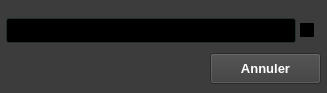
<?xml version="1.0" encoding="UTF-8"?>
<ui version="4.0">
 <class>YerithAdminSearchForm</class>
 <widget class="QWidget" name="YerithAdminSearchForm">
  <property name="geometry">
   <rect>
    <x>0</x>
    <y>0</y>
    <width>327</width>
    <height>93</height>
   </rect>
  </property>
  <property name="palette">
   <palette>
    <active>
     <colorrole role="WindowText">
      <brush brushstyle="SolidPattern">
       <color alpha="255">
        <red>255</red>
        <green>255</green>
        <blue>255</blue>
       </color>
      </brush>
     </colorrole>
     <colorrole role="Button">
      <brush brushstyle="SolidPattern">
       <color alpha="255">
        <red>60</red>
        <green>60</green>
        <blue>60</blue>
       </color>
      </brush>
     </colorrole>
     <colorrole role="Light">
      <brush brushstyle="SolidPattern">
       <color alpha="255">
        <red>90</red>
        <green>90</green>
        <blue>90</blue>
       </color>
      </brush>
     </colorrole>
     <colorrole role="Midlight">
      <brush brushstyle="SolidPattern">
       <color alpha="255">
        <red>75</red>
        <green>75</green>
        <blue>75</blue>
       </color>
      </brush>
     </colorrole>
     <colorrole role="Dark">
      <brush brushstyle="SolidPattern">
       <color alpha="255">
        <red>30</red>
        <green>30</green>
        <blue>30</blue>
       </color>
      </brush>
     </colorrole>
     <colorrole role="Mid">
      <brush brushstyle="SolidPattern">
       <color alpha="255">
        <red>40</red>
        <green>40</green>
        <blue>40</blue>
       </color>
      </brush>
     </colorrole>
     <colorrole role="Text">
      <brush brushstyle="SolidPattern">
       <color alpha="255">
        <red>255</red>
        <green>255</green>
        <blue>255</blue>
       </color>
      </brush>
     </colorrole>
     <colorrole role="BrightText">
      <brush brushstyle="SolidPattern">
       <color alpha="255">
        <red>255</red>
        <green>255</green>
        <blue>255</blue>
       </color>
      </brush>
     </colorrole>
     <colorrole role="ButtonText">
      <brush brushstyle="SolidPattern">
       <color alpha="255">
        <red>255</red>
        <green>255</green>
        <blue>255</blue>
       </color>
      </brush>
     </colorrole>
     <colorrole role="Base">
      <brush brushstyle="SolidPattern">
       <color alpha="255">
        <red>0</red>
        <green>0</green>
        <blue>0</blue>
       </color>
      </brush>
     </colorrole>
     <colorrole role="Window">
      <brush brushstyle="SolidPattern">
       <color alpha="255">
        <red>60</red>
        <green>60</green>
        <blue>60</blue>
       </color>
      </brush>
     </colorrole>
     <colorrole role="Shadow">
      <brush brushstyle="SolidPattern">
       <color alpha="255">
        <red>0</red>
        <green>0</green>
        <blue>0</blue>
       </color>
      </brush>
     </colorrole>
     <colorrole role="AlternateBase">
      <brush brushstyle="SolidPattern">
       <color alpha="255">
        <red>30</red>
        <green>30</green>
        <blue>30</blue>
       </color>
      </brush>
     </colorrole>
     <colorrole role="ToolTipBase">
      <brush brushstyle="SolidPattern">
       <color alpha="255">
        <red>255</red>
        <green>255</green>
        <blue>220</blue>
       </color>
      </brush>
     </colorrole>
     <colorrole role="ToolTipText">
      <brush brushstyle="SolidPattern">
       <color alpha="255">
        <red>0</red>
        <green>0</green>
        <blue>0</blue>
       </color>
      </brush>
     </colorrole>
     <colorrole role="PlaceholderText">
      <brush brushstyle="NoBrush">
       <color alpha="128">
        <red>255</red>
        <green>255</green>
        <blue>255</blue>
       </color>
      </brush>
     </colorrole>
    </active>
    <inactive>
     <colorrole role="WindowText">
      <brush brushstyle="SolidPattern">
       <color alpha="255">
        <red>255</red>
        <green>255</green>
        <blue>255</blue>
       </color>
      </brush>
     </colorrole>
     <colorrole role="Button">
      <brush brushstyle="SolidPattern">
       <color alpha="255">
        <red>60</red>
        <green>60</green>
        <blue>60</blue>
       </color>
      </brush>
     </colorrole>
     <colorrole role="Light">
      <brush brushstyle="SolidPattern">
       <color alpha="255">
        <red>90</red>
        <green>90</green>
        <blue>90</blue>
       </color>
      </brush>
     </colorrole>
     <colorrole role="Midlight">
      <brush brushstyle="SolidPattern">
       <color alpha="255">
        <red>75</red>
        <green>75</green>
        <blue>75</blue>
       </color>
      </brush>
     </colorrole>
     <colorrole role="Dark">
      <brush brushstyle="SolidPattern">
       <color alpha="255">
        <red>30</red>
        <green>30</green>
        <blue>30</blue>
       </color>
      </brush>
     </colorrole>
     <colorrole role="Mid">
      <brush brushstyle="SolidPattern">
       <color alpha="255">
        <red>40</red>
        <green>40</green>
        <blue>40</blue>
       </color>
      </brush>
     </colorrole>
     <colorrole role="Text">
      <brush brushstyle="SolidPattern">
       <color alpha="255">
        <red>255</red>
        <green>255</green>
        <blue>255</blue>
       </color>
      </brush>
     </colorrole>
     <colorrole role="BrightText">
      <brush brushstyle="SolidPattern">
       <color alpha="255">
        <red>255</red>
        <green>255</green>
        <blue>255</blue>
       </color>
      </brush>
     </colorrole>
     <colorrole role="ButtonText">
      <brush brushstyle="SolidPattern">
       <color alpha="255">
        <red>255</red>
        <green>255</green>
        <blue>255</blue>
       </color>
      </brush>
     </colorrole>
     <colorrole role="Base">
      <brush brushstyle="SolidPattern">
       <color alpha="255">
        <red>0</red>
        <green>0</green>
        <blue>0</blue>
       </color>
      </brush>
     </colorrole>
     <colorrole role="Window">
      <brush brushstyle="SolidPattern">
       <color alpha="255">
        <red>60</red>
        <green>60</green>
        <blue>60</blue>
       </color>
      </brush>
     </colorrole>
     <colorrole role="Shadow">
      <brush brushstyle="SolidPattern">
       <color alpha="255">
        <red>0</red>
        <green>0</green>
        <blue>0</blue>
       </color>
      </brush>
     </colorrole>
     <colorrole role="AlternateBase">
      <brush brushstyle="SolidPattern">
       <color alpha="255">
        <red>30</red>
        <green>30</green>
        <blue>30</blue>
       </color>
      </brush>
     </colorrole>
     <colorrole role="ToolTipBase">
      <brush brushstyle="SolidPattern">
       <color alpha="255">
        <red>255</red>
        <green>255</green>
        <blue>220</blue>
       </color>
      </brush>
     </colorrole>
     <colorrole role="ToolTipText">
      <brush brushstyle="SolidPattern">
       <color alpha="255">
        <red>0</red>
        <green>0</green>
        <blue>0</blue>
       </color>
      </brush>
     </colorrole>
     <colorrole role="PlaceholderText">
      <brush brushstyle="NoBrush">
       <color alpha="128">
        <red>255</red>
        <green>255</green>
        <blue>255</blue>
       </color>
      </brush>
     </colorrole>
    </inactive>
    <disabled>
     <colorrole role="WindowText">
      <brush brushstyle="SolidPattern">
       <color alpha="255">
        <red>30</red>
        <green>30</green>
        <blue>30</blue>
       </color>
      </brush>
     </colorrole>
     <colorrole role="Button">
      <brush brushstyle="SolidPattern">
       <color alpha="255">
        <red>60</red>
        <green>60</green>
        <blue>60</blue>
       </color>
      </brush>
     </colorrole>
     <colorrole role="Light">
      <brush brushstyle="SolidPattern">
       <color alpha="255">
        <red>90</red>
        <green>90</green>
        <blue>90</blue>
       </color>
      </brush>
     </colorrole>
     <colorrole role="Midlight">
      <brush brushstyle="SolidPattern">
       <color alpha="255">
        <red>75</red>
        <green>75</green>
        <blue>75</blue>
       </color>
      </brush>
     </colorrole>
     <colorrole role="Dark">
      <brush brushstyle="SolidPattern">
       <color alpha="255">
        <red>30</red>
        <green>30</green>
        <blue>30</blue>
       </color>
      </brush>
     </colorrole>
     <colorrole role="Mid">
      <brush brushstyle="SolidPattern">
       <color alpha="255">
        <red>40</red>
        <green>40</green>
        <blue>40</blue>
       </color>
      </brush>
     </colorrole>
     <colorrole role="Text">
      <brush brushstyle="SolidPattern">
       <color alpha="255">
        <red>30</red>
        <green>30</green>
        <blue>30</blue>
       </color>
      </brush>
     </colorrole>
     <colorrole role="BrightText">
      <brush brushstyle="SolidPattern">
       <color alpha="255">
        <red>255</red>
        <green>255</green>
        <blue>255</blue>
       </color>
      </brush>
     </colorrole>
     <colorrole role="ButtonText">
      <brush brushstyle="SolidPattern">
       <color alpha="255">
        <red>30</red>
        <green>30</green>
        <blue>30</blue>
       </color>
      </brush>
     </colorrole>
     <colorrole role="Base">
      <brush brushstyle="SolidPattern">
       <color alpha="255">
        <red>60</red>
        <green>60</green>
        <blue>60</blue>
       </color>
      </brush>
     </colorrole>
     <colorrole role="Window">
      <brush brushstyle="SolidPattern">
       <color alpha="255">
        <red>60</red>
        <green>60</green>
        <blue>60</blue>
       </color>
      </brush>
     </colorrole>
     <colorrole role="Shadow">
      <brush brushstyle="SolidPattern">
       <color alpha="255">
        <red>0</red>
        <green>0</green>
        <blue>0</blue>
       </color>
      </brush>
     </colorrole>
     <colorrole role="AlternateBase">
      <brush brushstyle="SolidPattern">
       <color alpha="255">
        <red>60</red>
        <green>60</green>
        <blue>60</blue>
       </color>
      </brush>
     </colorrole>
     <colorrole role="ToolTipBase">
      <brush brushstyle="SolidPattern">
       <color alpha="255">
        <red>255</red>
        <green>255</green>
        <blue>220</blue>
       </color>
      </brush>
     </colorrole>
     <colorrole role="ToolTipText">
      <brush brushstyle="SolidPattern">
       <color alpha="255">
        <red>0</red>
        <green>0</green>
        <blue>0</blue>
       </color>
      </brush>
     </colorrole>
     <colorrole role="PlaceholderText">
      <brush brushstyle="NoBrush">
       <color alpha="128">
        <red>255</red>
        <green>255</green>
        <blue>255</blue>
       </color>
      </brush>
     </colorrole>
    </disabled>
   </palette>
  </property>
  <property name="font">
   <font>
    <pointsize>10</pointsize>
   </font>
  </property>
  <property name="windowTitle">
   <string>Yerith-pgi-3.0 ~ administration ~ rechercher</string>
  </property>
  <widget class="YerithLineEdit" name="lineEdit_terme_recherche">
   <property name="geometry">
    <rect>
     <x>6</x>
     <y>18</y>
     <width>290</width>
     <height>25</height>
    </rect>
   </property>
   <property name="palette">
    <palette>
     <active>
      <colorrole role="WindowText">
       <brush brushstyle="SolidPattern">
        <color alpha="255">
         <red>255</red>
         <green>255</green>
         <blue>255</blue>
        </color>
       </brush>
      </colorrole>
      <colorrole role="Button">
       <brush brushstyle="SolidPattern">
        <color alpha="255">
         <red>47</red>
         <green>67</green>
         <blue>67</blue>
        </color>
       </brush>
      </colorrole>
      <colorrole role="Light">
       <brush brushstyle="SolidPattern">
        <color alpha="255">
         <red>70</red>
         <green>100</green>
         <blue>100</blue>
        </color>
       </brush>
      </colorrole>
      <colorrole role="Midlight">
       <brush brushstyle="SolidPattern">
        <color alpha="255">
         <red>58</red>
         <green>83</green>
         <blue>83</blue>
        </color>
       </brush>
      </colorrole>
      <colorrole role="Dark">
       <brush brushstyle="SolidPattern">
        <color alpha="255">
         <red>23</red>
         <green>33</green>
         <blue>33</blue>
        </color>
       </brush>
      </colorrole>
      <colorrole role="Mid">
       <brush brushstyle="SolidPattern">
        <color alpha="255">
         <red>31</red>
         <green>44</green>
         <blue>44</blue>
        </color>
       </brush>
      </colorrole>
      <colorrole role="Text">
       <brush brushstyle="SolidPattern">
        <color alpha="255">
         <red>255</red>
         <green>255</green>
         <blue>255</blue>
        </color>
       </brush>
      </colorrole>
      <colorrole role="BrightText">
       <brush brushstyle="SolidPattern">
        <color alpha="255">
         <red>255</red>
         <green>255</green>
         <blue>255</blue>
        </color>
       </brush>
      </colorrole>
      <colorrole role="ButtonText">
       <brush brushstyle="SolidPattern">
        <color alpha="255">
         <red>255</red>
         <green>255</green>
         <blue>255</blue>
        </color>
       </brush>
      </colorrole>
      <colorrole role="Base">
       <brush brushstyle="SolidPattern">
        <color alpha="255">
         <red>0</red>
         <green>0</green>
         <blue>0</blue>
        </color>
       </brush>
      </colorrole>
      <colorrole role="Window">
       <brush brushstyle="SolidPattern">
        <color alpha="255">
         <red>47</red>
         <green>67</green>
         <blue>67</blue>
        </color>
       </brush>
      </colorrole>
      <colorrole role="Shadow">
       <brush brushstyle="SolidPattern">
        <color alpha="255">
         <red>0</red>
         <green>0</green>
         <blue>0</blue>
        </color>
       </brush>
      </colorrole>
      <colorrole role="Highlight">
       <brush brushstyle="SolidPattern">
        <color alpha="255">
         <red>0</red>
         <green>0</green>
         <blue>0</blue>
        </color>
       </brush>
      </colorrole>
      <colorrole role="HighlightedText">
       <brush brushstyle="SolidPattern">
        <color alpha="255">
         <red>2</red>
         <green>160</green>
         <blue>70</blue>
        </color>
       </brush>
      </colorrole>
      <colorrole role="AlternateBase">
       <brush brushstyle="SolidPattern">
        <color alpha="255">
         <red>23</red>
         <green>33</green>
         <blue>33</blue>
        </color>
       </brush>
      </colorrole>
      <colorrole role="ToolTipBase">
       <brush brushstyle="SolidPattern">
        <color alpha="255">
         <red>255</red>
         <green>255</green>
         <blue>220</blue>
        </color>
       </brush>
      </colorrole>
      <colorrole role="ToolTipText">
       <brush brushstyle="SolidPattern">
        <color alpha="255">
         <red>0</red>
         <green>0</green>
         <blue>0</blue>
        </color>
       </brush>
      </colorrole>
      <colorrole role="PlaceholderText">
       <brush brushstyle="NoBrush">
        <color alpha="128">
         <red>255</red>
         <green>255</green>
         <blue>255</blue>
        </color>
       </brush>
      </colorrole>
     </active>
     <inactive>
      <colorrole role="WindowText">
       <brush brushstyle="SolidPattern">
        <color alpha="255">
         <red>255</red>
         <green>255</green>
         <blue>255</blue>
        </color>
       </brush>
      </colorrole>
      <colorrole role="Button">
       <brush brushstyle="SolidPattern">
        <color alpha="255">
         <red>47</red>
         <green>67</green>
         <blue>67</blue>
        </color>
       </brush>
      </colorrole>
      <colorrole role="Light">
       <brush brushstyle="SolidPattern">
        <color alpha="255">
         <red>70</red>
         <green>100</green>
         <blue>100</blue>
        </color>
       </brush>
      </colorrole>
      <colorrole role="Midlight">
       <brush brushstyle="SolidPattern">
        <color alpha="255">
         <red>58</red>
         <green>83</green>
         <blue>83</blue>
        </color>
       </brush>
      </colorrole>
      <colorrole role="Dark">
       <brush brushstyle="SolidPattern">
        <color alpha="255">
         <red>23</red>
         <green>33</green>
         <blue>33</blue>
        </color>
       </brush>
      </colorrole>
      <colorrole role="Mid">
       <brush brushstyle="SolidPattern">
        <color alpha="255">
         <red>31</red>
         <green>44</green>
         <blue>44</blue>
        </color>
       </brush>
      </colorrole>
      <colorrole role="Text">
       <brush brushstyle="SolidPattern">
        <color alpha="255">
         <red>255</red>
         <green>255</green>
         <blue>255</blue>
        </color>
       </brush>
      </colorrole>
      <colorrole role="BrightText">
       <brush brushstyle="SolidPattern">
        <color alpha="255">
         <red>255</red>
         <green>255</green>
         <blue>255</blue>
        </color>
       </brush>
      </colorrole>
      <colorrole role="ButtonText">
       <brush brushstyle="SolidPattern">
        <color alpha="255">
         <red>255</red>
         <green>255</green>
         <blue>255</blue>
        </color>
       </brush>
      </colorrole>
      <colorrole role="Base">
       <brush brushstyle="SolidPattern">
        <color alpha="255">
         <red>0</red>
         <green>0</green>
         <blue>0</blue>
        </color>
       </brush>
      </colorrole>
      <colorrole role="Window">
       <brush brushstyle="SolidPattern">
        <color alpha="255">
         <red>47</red>
         <green>67</green>
         <blue>67</blue>
        </color>
       </brush>
      </colorrole>
      <colorrole role="Shadow">
       <brush brushstyle="SolidPattern">
        <color alpha="255">
         <red>0</red>
         <green>0</green>
         <blue>0</blue>
        </color>
       </brush>
      </colorrole>
      <colorrole role="Highlight">
       <brush brushstyle="SolidPattern">
        <color alpha="255">
         <red>0</red>
         <green>0</green>
         <blue>0</blue>
        </color>
       </brush>
      </colorrole>
      <colorrole role="HighlightedText">
       <brush brushstyle="SolidPattern">
        <color alpha="255">
         <red>2</red>
         <green>160</green>
         <blue>70</blue>
        </color>
       </brush>
      </colorrole>
      <colorrole role="AlternateBase">
       <brush brushstyle="SolidPattern">
        <color alpha="255">
         <red>23</red>
         <green>33</green>
         <blue>33</blue>
        </color>
       </brush>
      </colorrole>
      <colorrole role="ToolTipBase">
       <brush brushstyle="SolidPattern">
        <color alpha="255">
         <red>255</red>
         <green>255</green>
         <blue>220</blue>
        </color>
       </brush>
      </colorrole>
      <colorrole role="ToolTipText">
       <brush brushstyle="SolidPattern">
        <color alpha="255">
         <red>0</red>
         <green>0</green>
         <blue>0</blue>
        </color>
       </brush>
      </colorrole>
      <colorrole role="PlaceholderText">
       <brush brushstyle="NoBrush">
        <color alpha="128">
         <red>255</red>
         <green>255</green>
         <blue>255</blue>
        </color>
       </brush>
      </colorrole>
     </inactive>
     <disabled>
      <colorrole role="WindowText">
       <brush brushstyle="SolidPattern">
        <color alpha="255">
         <red>23</red>
         <green>33</green>
         <blue>33</blue>
        </color>
       </brush>
      </colorrole>
      <colorrole role="Button">
       <brush brushstyle="SolidPattern">
        <color alpha="255">
         <red>47</red>
         <green>67</green>
         <blue>67</blue>
        </color>
       </brush>
      </colorrole>
      <colorrole role="Light">
       <brush brushstyle="SolidPattern">
        <color alpha="255">
         <red>70</red>
         <green>100</green>
         <blue>100</blue>
        </color>
       </brush>
      </colorrole>
      <colorrole role="Midlight">
       <brush brushstyle="SolidPattern">
        <color alpha="255">
         <red>58</red>
         <green>83</green>
         <blue>83</blue>
        </color>
       </brush>
      </colorrole>
      <colorrole role="Dark">
       <brush brushstyle="SolidPattern">
        <color alpha="255">
         <red>23</red>
         <green>33</green>
         <blue>33</blue>
        </color>
       </brush>
      </colorrole>
      <colorrole role="Mid">
       <brush brushstyle="SolidPattern">
        <color alpha="255">
         <red>31</red>
         <green>44</green>
         <blue>44</blue>
        </color>
       </brush>
      </colorrole>
      <colorrole role="Text">
       <brush brushstyle="SolidPattern">
        <color alpha="255">
         <red>23</red>
         <green>33</green>
         <blue>33</blue>
        </color>
       </brush>
      </colorrole>
      <colorrole role="BrightText">
       <brush brushstyle="SolidPattern">
        <color alpha="255">
         <red>255</red>
         <green>255</green>
         <blue>255</blue>
        </color>
       </brush>
      </colorrole>
      <colorrole role="ButtonText">
       <brush brushstyle="SolidPattern">
        <color alpha="255">
         <red>23</red>
         <green>33</green>
         <blue>33</blue>
        </color>
       </brush>
      </colorrole>
      <colorrole role="Base">
       <brush brushstyle="SolidPattern">
        <color alpha="255">
         <red>47</red>
         <green>67</green>
         <blue>67</blue>
        </color>
       </brush>
      </colorrole>
      <colorrole role="Window">
       <brush brushstyle="SolidPattern">
        <color alpha="255">
         <red>47</red>
         <green>67</green>
         <blue>67</blue>
        </color>
       </brush>
      </colorrole>
      <colorrole role="Shadow">
       <brush brushstyle="SolidPattern">
        <color alpha="255">
         <red>0</red>
         <green>0</green>
         <blue>0</blue>
        </color>
       </brush>
      </colorrole>
      <colorrole role="Highlight">
       <brush brushstyle="SolidPattern">
        <color alpha="255">
         <red>145</red>
         <green>141</green>
         <blue>126</blue>
        </color>
       </brush>
      </colorrole>
      <colorrole role="HighlightedText">
       <brush brushstyle="SolidPattern">
        <color alpha="255">
         <red>2</red>
         <green>160</green>
         <blue>70</blue>
        </color>
       </brush>
      </colorrole>
      <colorrole role="AlternateBase">
       <brush brushstyle="SolidPattern">
        <color alpha="255">
         <red>47</red>
         <green>67</green>
         <blue>67</blue>
        </color>
       </brush>
      </colorrole>
      <colorrole role="ToolTipBase">
       <brush brushstyle="SolidPattern">
        <color alpha="255">
         <red>255</red>
         <green>255</green>
         <blue>220</blue>
        </color>
       </brush>
      </colorrole>
      <colorrole role="ToolTipText">
       <brush brushstyle="SolidPattern">
        <color alpha="255">
         <red>0</red>
         <green>0</green>
         <blue>0</blue>
        </color>
       </brush>
      </colorrole>
      <colorrole role="PlaceholderText">
       <brush brushstyle="NoBrush">
        <color alpha="128">
         <red>255</red>
         <green>255</green>
         <blue>255</blue>
        </color>
       </brush>
      </colorrole>
     </disabled>
    </palette>
   </property>
   <property name="font">
    <font>
     <pointsize>10</pointsize>
    </font>
   </property>
  </widget>
  <widget class="YerithPushButton" name="pushButton_annuler">
   <property name="geometry">
    <rect>
     <x>210</x>
     <y>53</y>
     <width>111</width>
     <height>31</height>
    </rect>
   </property>
   <property name="palette">
    <palette>
     <active>
      <colorrole role="WindowText">
       <brush brushstyle="SolidPattern">
        <color alpha="255">
         <red>255</red>
         <green>255</green>
         <blue>255</blue>
        </color>
       </brush>
      </colorrole>
      <colorrole role="Button">
       <brush brushstyle="SolidPattern">
        <color alpha="255">
         <red>60</red>
         <green>60</green>
         <blue>60</blue>
        </color>
       </brush>
      </colorrole>
      <colorrole role="Light">
       <brush brushstyle="SolidPattern">
        <color alpha="255">
         <red>90</red>
         <green>90</green>
         <blue>90</blue>
        </color>
       </brush>
      </colorrole>
      <colorrole role="Midlight">
       <brush brushstyle="SolidPattern">
        <color alpha="255">
         <red>75</red>
         <green>75</green>
         <blue>75</blue>
        </color>
       </brush>
      </colorrole>
      <colorrole role="Dark">
       <brush brushstyle="SolidPattern">
        <color alpha="255">
         <red>30</red>
         <green>30</green>
         <blue>30</blue>
        </color>
       </brush>
      </colorrole>
      <colorrole role="Mid">
       <brush brushstyle="SolidPattern">
        <color alpha="255">
         <red>40</red>
         <green>40</green>
         <blue>40</blue>
        </color>
       </brush>
      </colorrole>
      <colorrole role="Text">
       <brush brushstyle="SolidPattern">
        <color alpha="255">
         <red>255</red>
         <green>255</green>
         <blue>255</blue>
        </color>
       </brush>
      </colorrole>
      <colorrole role="BrightText">
       <brush brushstyle="SolidPattern">
        <color alpha="255">
         <red>255</red>
         <green>255</green>
         <blue>255</blue>
        </color>
       </brush>
      </colorrole>
      <colorrole role="ButtonText">
       <brush brushstyle="SolidPattern">
        <color alpha="255">
         <red>255</red>
         <green>255</green>
         <blue>255</blue>
        </color>
       </brush>
      </colorrole>
      <colorrole role="Base">
       <brush brushstyle="SolidPattern">
        <color alpha="255">
         <red>0</red>
         <green>0</green>
         <blue>0</blue>
        </color>
       </brush>
      </colorrole>
      <colorrole role="Window">
       <brush brushstyle="SolidPattern">
        <color alpha="255">
         <red>60</red>
         <green>60</green>
         <blue>60</blue>
        </color>
       </brush>
      </colorrole>
      <colorrole role="Shadow">
       <brush brushstyle="SolidPattern">
        <color alpha="255">
         <red>0</red>
         <green>0</green>
         <blue>0</blue>
        </color>
       </brush>
      </colorrole>
      <colorrole role="AlternateBase">
       <brush brushstyle="SolidPattern">
        <color alpha="255">
         <red>30</red>
         <green>30</green>
         <blue>30</blue>
        </color>
       </brush>
      </colorrole>
      <colorrole role="ToolTipBase">
       <brush brushstyle="SolidPattern">
        <color alpha="255">
         <red>255</red>
         <green>255</green>
         <blue>220</blue>
        </color>
       </brush>
      </colorrole>
      <colorrole role="ToolTipText">
       <brush brushstyle="SolidPattern">
        <color alpha="255">
         <red>0</red>
         <green>0</green>
         <blue>0</blue>
        </color>
       </brush>
      </colorrole>
      <colorrole role="PlaceholderText">
       <brush brushstyle="NoBrush">
        <color alpha="128">
         <red>255</red>
         <green>255</green>
         <blue>255</blue>
        </color>
       </brush>
      </colorrole>
     </active>
     <inactive>
      <colorrole role="WindowText">
       <brush brushstyle="SolidPattern">
        <color alpha="255">
         <red>255</red>
         <green>255</green>
         <blue>255</blue>
        </color>
       </brush>
      </colorrole>
      <colorrole role="Button">
       <brush brushstyle="SolidPattern">
        <color alpha="255">
         <red>60</red>
         <green>60</green>
         <blue>60</blue>
        </color>
       </brush>
      </colorrole>
      <colorrole role="Light">
       <brush brushstyle="SolidPattern">
        <color alpha="255">
         <red>90</red>
         <green>90</green>
         <blue>90</blue>
        </color>
       </brush>
      </colorrole>
      <colorrole role="Midlight">
       <brush brushstyle="SolidPattern">
        <color alpha="255">
         <red>75</red>
         <green>75</green>
         <blue>75</blue>
        </color>
       </brush>
      </colorrole>
      <colorrole role="Dark">
       <brush brushstyle="SolidPattern">
        <color alpha="255">
         <red>30</red>
         <green>30</green>
         <blue>30</blue>
        </color>
       </brush>
      </colorrole>
      <colorrole role="Mid">
       <brush brushstyle="SolidPattern">
        <color alpha="255">
         <red>40</red>
         <green>40</green>
         <blue>40</blue>
        </color>
       </brush>
      </colorrole>
      <colorrole role="Text">
       <brush brushstyle="SolidPattern">
        <color alpha="255">
         <red>255</red>
         <green>255</green>
         <blue>255</blue>
        </color>
       </brush>
      </colorrole>
      <colorrole role="BrightText">
       <brush brushstyle="SolidPattern">
        <color alpha="255">
         <red>255</red>
         <green>255</green>
         <blue>255</blue>
        </color>
       </brush>
      </colorrole>
      <colorrole role="ButtonText">
       <brush brushstyle="SolidPattern">
        <color alpha="255">
         <red>255</red>
         <green>255</green>
         <blue>255</blue>
        </color>
       </brush>
      </colorrole>
      <colorrole role="Base">
       <brush brushstyle="SolidPattern">
        <color alpha="255">
         <red>0</red>
         <green>0</green>
         <blue>0</blue>
        </color>
       </brush>
      </colorrole>
      <colorrole role="Window">
       <brush brushstyle="SolidPattern">
        <color alpha="255">
         <red>60</red>
         <green>60</green>
         <blue>60</blue>
        </color>
       </brush>
      </colorrole>
      <colorrole role="Shadow">
       <brush brushstyle="SolidPattern">
        <color alpha="255">
         <red>0</red>
         <green>0</green>
         <blue>0</blue>
        </color>
       </brush>
      </colorrole>
      <colorrole role="AlternateBase">
       <brush brushstyle="SolidPattern">
        <color alpha="255">
         <red>30</red>
         <green>30</green>
         <blue>30</blue>
        </color>
       </brush>
      </colorrole>
      <colorrole role="ToolTipBase">
       <brush brushstyle="SolidPattern">
        <color alpha="255">
         <red>255</red>
         <green>255</green>
         <blue>220</blue>
        </color>
       </brush>
      </colorrole>
      <colorrole role="ToolTipText">
       <brush brushstyle="SolidPattern">
        <color alpha="255">
         <red>0</red>
         <green>0</green>
         <blue>0</blue>
        </color>
       </brush>
      </colorrole>
      <colorrole role="PlaceholderText">
       <brush brushstyle="NoBrush">
        <color alpha="128">
         <red>255</red>
         <green>255</green>
         <blue>255</blue>
        </color>
       </brush>
      </colorrole>
     </inactive>
     <disabled>
      <colorrole role="WindowText">
       <brush brushstyle="SolidPattern">
        <color alpha="255">
         <red>30</red>
         <green>30</green>
         <blue>30</blue>
        </color>
       </brush>
      </colorrole>
      <colorrole role="Button">
       <brush brushstyle="SolidPattern">
        <color alpha="255">
         <red>60</red>
         <green>60</green>
         <blue>60</blue>
        </color>
       </brush>
      </colorrole>
      <colorrole role="Light">
       <brush brushstyle="SolidPattern">
        <color alpha="255">
         <red>90</red>
         <green>90</green>
         <blue>90</blue>
        </color>
       </brush>
      </colorrole>
      <colorrole role="Midlight">
       <brush brushstyle="SolidPattern">
        <color alpha="255">
         <red>75</red>
         <green>75</green>
         <blue>75</blue>
        </color>
       </brush>
      </colorrole>
      <colorrole role="Dark">
       <brush brushstyle="SolidPattern">
        <color alpha="255">
         <red>30</red>
         <green>30</green>
         <blue>30</blue>
        </color>
       </brush>
      </colorrole>
      <colorrole role="Mid">
       <brush brushstyle="SolidPattern">
        <color alpha="255">
         <red>40</red>
         <green>40</green>
         <blue>40</blue>
        </color>
       </brush>
      </colorrole>
      <colorrole role="Text">
       <brush brushstyle="SolidPattern">
        <color alpha="255">
         <red>30</red>
         <green>30</green>
         <blue>30</blue>
        </color>
       </brush>
      </colorrole>
      <colorrole role="BrightText">
       <brush brushstyle="SolidPattern">
        <color alpha="255">
         <red>255</red>
         <green>255</green>
         <blue>255</blue>
        </color>
       </brush>
      </colorrole>
      <colorrole role="ButtonText">
       <brush brushstyle="SolidPattern">
        <color alpha="255">
         <red>30</red>
         <green>30</green>
         <blue>30</blue>
        </color>
       </brush>
      </colorrole>
      <colorrole role="Base">
       <brush brushstyle="SolidPattern">
        <color alpha="255">
         <red>60</red>
         <green>60</green>
         <blue>60</blue>
        </color>
       </brush>
      </colorrole>
      <colorrole role="Window">
       <brush brushstyle="SolidPattern">
        <color alpha="255">
         <red>60</red>
         <green>60</green>
         <blue>60</blue>
        </color>
       </brush>
      </colorrole>
      <colorrole role="Shadow">
       <brush brushstyle="SolidPattern">
        <color alpha="255">
         <red>0</red>
         <green>0</green>
         <blue>0</blue>
        </color>
       </brush>
      </colorrole>
      <colorrole role="AlternateBase">
       <brush brushstyle="SolidPattern">
        <color alpha="255">
         <red>60</red>
         <green>60</green>
         <blue>60</blue>
        </color>
       </brush>
      </colorrole>
      <colorrole role="ToolTipBase">
       <brush brushstyle="SolidPattern">
        <color alpha="255">
         <red>255</red>
         <green>255</green>
         <blue>220</blue>
        </color>
       </brush>
      </colorrole>
      <colorrole role="ToolTipText">
       <brush brushstyle="SolidPattern">
        <color alpha="255">
         <red>0</red>
         <green>0</green>
         <blue>0</blue>
        </color>
       </brush>
      </colorrole>
      <colorrole role="PlaceholderText">
       <brush brushstyle="NoBrush">
        <color alpha="128">
         <red>255</red>
         <green>255</green>
         <blue>255</blue>
        </color>
       </brush>
      </colorrole>
     </disabled>
    </palette>
   </property>
   <property name="font">
    <font>
     <pointsize>10</pointsize>
     <weight>75</weight>
     <bold>true</bold>
    </font>
   </property>
   <property name="text">
    <string>Annuler</string>
   </property>
  </widget>
  <widget class="QCheckBox" name="checkBox_EXACT_STRING_MATCH">
   <property name="geometry">
    <rect>
     <x>298</x>
     <y>18</y>
     <width>16</width>
     <height>25</height>
    </rect>
   </property>
   <property name="palette">
    <palette>
     <active>
      <colorrole role="WindowText">
       <brush brushstyle="SolidPattern">
        <color alpha="255">
         <red>255</red>
         <green>255</green>
         <blue>255</blue>
        </color>
       </brush>
      </colorrole>
      <colorrole role="Button">
       <brush brushstyle="SolidPattern">
        <color alpha="255">
         <red>0</red>
         <green>0</green>
         <blue>0</blue>
        </color>
       </brush>
      </colorrole>
      <colorrole role="Light">
       <brush brushstyle="SolidPattern">
        <color alpha="255">
         <red>0</red>
         <green>0</green>
         <blue>0</blue>
        </color>
       </brush>
      </colorrole>
      <colorrole role="Midlight">
       <brush brushstyle="SolidPattern">
        <color alpha="255">
         <red>0</red>
         <green>0</green>
         <blue>0</blue>
        </color>
       </brush>
      </colorrole>
      <colorrole role="Dark">
       <brush brushstyle="SolidPattern">
        <color alpha="255">
         <red>0</red>
         <green>0</green>
         <blue>0</blue>
        </color>
       </brush>
      </colorrole>
      <colorrole role="Mid">
       <brush brushstyle="SolidPattern">
        <color alpha="255">
         <red>0</red>
         <green>0</green>
         <blue>0</blue>
        </color>
       </brush>
      </colorrole>
      <colorrole role="Text">
       <brush brushstyle="SolidPattern">
        <color alpha="255">
         <red>255</red>
         <green>255</green>
         <blue>255</blue>
        </color>
       </brush>
      </colorrole>
      <colorrole role="BrightText">
       <brush brushstyle="SolidPattern">
        <color alpha="255">
         <red>255</red>
         <green>255</green>
         <blue>255</blue>
        </color>
       </brush>
      </colorrole>
      <colorrole role="ButtonText">
       <brush brushstyle="SolidPattern">
        <color alpha="255">
         <red>255</red>
         <green>255</green>
         <blue>255</blue>
        </color>
       </brush>
      </colorrole>
      <colorrole role="Base">
       <brush brushstyle="SolidPattern">
        <color alpha="255">
         <red>0</red>
         <green>0</green>
         <blue>0</blue>
        </color>
       </brush>
      </colorrole>
      <colorrole role="Window">
       <brush brushstyle="SolidPattern">
        <color alpha="255">
         <red>0</red>
         <green>0</green>
         <blue>0</blue>
        </color>
       </brush>
      </colorrole>
      <colorrole role="Shadow">
       <brush brushstyle="SolidPattern">
        <color alpha="255">
         <red>0</red>
         <green>0</green>
         <blue>0</blue>
        </color>
       </brush>
      </colorrole>
      <colorrole role="AlternateBase">
       <brush brushstyle="SolidPattern">
        <color alpha="255">
         <red>0</red>
         <green>0</green>
         <blue>0</blue>
        </color>
       </brush>
      </colorrole>
      <colorrole role="ToolTipBase">
       <brush brushstyle="SolidPattern">
        <color alpha="255">
         <red>255</red>
         <green>255</green>
         <blue>220</blue>
        </color>
       </brush>
      </colorrole>
      <colorrole role="ToolTipText">
       <brush brushstyle="SolidPattern">
        <color alpha="255">
         <red>0</red>
         <green>0</green>
         <blue>0</blue>
        </color>
       </brush>
      </colorrole>
      <colorrole role="PlaceholderText">
       <brush brushstyle="NoBrush">
        <color alpha="128">
         <red>255</red>
         <green>255</green>
         <blue>255</blue>
        </color>
       </brush>
      </colorrole>
     </active>
     <inactive>
      <colorrole role="WindowText">
       <brush brushstyle="SolidPattern">
        <color alpha="255">
         <red>255</red>
         <green>255</green>
         <blue>255</blue>
        </color>
       </brush>
      </colorrole>
      <colorrole role="Button">
       <brush brushstyle="SolidPattern">
        <color alpha="255">
         <red>0</red>
         <green>0</green>
         <blue>0</blue>
        </color>
       </brush>
      </colorrole>
      <colorrole role="Light">
       <brush brushstyle="SolidPattern">
        <color alpha="255">
         <red>0</red>
         <green>0</green>
         <blue>0</blue>
        </color>
       </brush>
      </colorrole>
      <colorrole role="Midlight">
       <brush brushstyle="SolidPattern">
        <color alpha="255">
         <red>0</red>
         <green>0</green>
         <blue>0</blue>
        </color>
       </brush>
      </colorrole>
      <colorrole role="Dark">
       <brush brushstyle="SolidPattern">
        <color alpha="255">
         <red>0</red>
         <green>0</green>
         <blue>0</blue>
        </color>
       </brush>
      </colorrole>
      <colorrole role="Mid">
       <brush brushstyle="SolidPattern">
        <color alpha="255">
         <red>0</red>
         <green>0</green>
         <blue>0</blue>
        </color>
       </brush>
      </colorrole>
      <colorrole role="Text">
       <brush brushstyle="SolidPattern">
        <color alpha="255">
         <red>255</red>
         <green>255</green>
         <blue>255</blue>
        </color>
       </brush>
      </colorrole>
      <colorrole role="BrightText">
       <brush brushstyle="SolidPattern">
        <color alpha="255">
         <red>255</red>
         <green>255</green>
         <blue>255</blue>
        </color>
       </brush>
      </colorrole>
      <colorrole role="ButtonText">
       <brush brushstyle="SolidPattern">
        <color alpha="255">
         <red>255</red>
         <green>255</green>
         <blue>255</blue>
        </color>
       </brush>
      </colorrole>
      <colorrole role="Base">
       <brush brushstyle="SolidPattern">
        <color alpha="255">
         <red>0</red>
         <green>0</green>
         <blue>0</blue>
        </color>
       </brush>
      </colorrole>
      <colorrole role="Window">
       <brush brushstyle="SolidPattern">
        <color alpha="255">
         <red>0</red>
         <green>0</green>
         <blue>0</blue>
        </color>
       </brush>
      </colorrole>
      <colorrole role="Shadow">
       <brush brushstyle="SolidPattern">
        <color alpha="255">
         <red>0</red>
         <green>0</green>
         <blue>0</blue>
        </color>
       </brush>
      </colorrole>
      <colorrole role="AlternateBase">
       <brush brushstyle="SolidPattern">
        <color alpha="255">
         <red>0</red>
         <green>0</green>
         <blue>0</blue>
        </color>
       </brush>
      </colorrole>
      <colorrole role="ToolTipBase">
       <brush brushstyle="SolidPattern">
        <color alpha="255">
         <red>255</red>
         <green>255</green>
         <blue>220</blue>
        </color>
       </brush>
      </colorrole>
      <colorrole role="ToolTipText">
       <brush brushstyle="SolidPattern">
        <color alpha="255">
         <red>0</red>
         <green>0</green>
         <blue>0</blue>
        </color>
       </brush>
      </colorrole>
      <colorrole role="PlaceholderText">
       <brush brushstyle="NoBrush">
        <color alpha="128">
         <red>255</red>
         <green>255</green>
         <blue>255</blue>
        </color>
       </brush>
      </colorrole>
     </inactive>
     <disabled>
      <colorrole role="WindowText">
       <brush brushstyle="SolidPattern">
        <color alpha="255">
         <red>127</red>
         <green>127</green>
         <blue>127</blue>
        </color>
       </brush>
      </colorrole>
      <colorrole role="Button">
       <brush brushstyle="SolidPattern">
        <color alpha="255">
         <red>0</red>
         <green>0</green>
         <blue>0</blue>
        </color>
       </brush>
      </colorrole>
      <colorrole role="Light">
       <brush brushstyle="SolidPattern">
        <color alpha="255">
         <red>0</red>
         <green>0</green>
         <blue>0</blue>
        </color>
       </brush>
      </colorrole>
      <colorrole role="Midlight">
       <brush brushstyle="SolidPattern">
        <color alpha="255">
         <red>0</red>
         <green>0</green>
         <blue>0</blue>
        </color>
       </brush>
      </colorrole>
      <colorrole role="Dark">
       <brush brushstyle="SolidPattern">
        <color alpha="255">
         <red>0</red>
         <green>0</green>
         <blue>0</blue>
        </color>
       </brush>
      </colorrole>
      <colorrole role="Mid">
       <brush brushstyle="SolidPattern">
        <color alpha="255">
         <red>0</red>
         <green>0</green>
         <blue>0</blue>
        </color>
       </brush>
      </colorrole>
      <colorrole role="Text">
       <brush brushstyle="SolidPattern">
        <color alpha="255">
         <red>0</red>
         <green>0</green>
         <blue>0</blue>
        </color>
       </brush>
      </colorrole>
      <colorrole role="BrightText">
       <brush brushstyle="SolidPattern">
        <color alpha="255">
         <red>255</red>
         <green>255</green>
         <blue>255</blue>
        </color>
       </brush>
      </colorrole>
      <colorrole role="ButtonText">
       <brush brushstyle="SolidPattern">
        <color alpha="255">
         <red>0</red>
         <green>0</green>
         <blue>0</blue>
        </color>
       </brush>
      </colorrole>
      <colorrole role="Base">
       <brush brushstyle="SolidPattern">
        <color alpha="255">
         <red>0</red>
         <green>0</green>
         <blue>0</blue>
        </color>
       </brush>
      </colorrole>
      <colorrole role="Window">
       <brush brushstyle="SolidPattern">
        <color alpha="255">
         <red>0</red>
         <green>0</green>
         <blue>0</blue>
        </color>
       </brush>
      </colorrole>
      <colorrole role="Shadow">
       <brush brushstyle="SolidPattern">
        <color alpha="255">
         <red>0</red>
         <green>0</green>
         <blue>0</blue>
        </color>
       </brush>
      </colorrole>
      <colorrole role="AlternateBase">
       <brush brushstyle="SolidPattern">
        <color alpha="255">
         <red>0</red>
         <green>0</green>
         <blue>0</blue>
        </color>
       </brush>
      </colorrole>
      <colorrole role="ToolTipBase">
       <brush brushstyle="SolidPattern">
        <color alpha="255">
         <red>255</red>
         <green>255</green>
         <blue>220</blue>
        </color>
       </brush>
      </colorrole>
      <colorrole role="ToolTipText">
       <brush brushstyle="SolidPattern">
        <color alpha="255">
         <red>0</red>
         <green>0</green>
         <blue>0</blue>
        </color>
       </brush>
      </colorrole>
      <colorrole role="PlaceholderText">
       <brush brushstyle="NoBrush">
        <color alpha="128">
         <red>255</red>
         <green>255</green>
         <blue>255</blue>
        </color>
       </brush>
      </colorrole>
     </disabled>
    </palette>
   </property>
   <property name="font">
    <font>
     <pointsize>10</pointsize>
     <weight>50</weight>
     <bold>false</bold>
    </font>
   </property>
   <property name="focusPolicy">
    <enum>Qt::StrongFocus</enum>
   </property>
   <property name="toolTip">
    <string>&lt;html&gt;&lt;head/&gt;&lt;body&gt;&lt;p&gt;&lt;span style=&quot; font-size:9pt;&quot;&gt;CHECKED: exact string match&lt;/span&gt;&lt;/p&gt;&lt;p&gt;&lt;span style=&quot; font-size:9pt;&quot;&gt;Unchecked: like string match.&lt;/span&gt;&lt;/p&gt;&lt;/body&gt;&lt;/html&gt;</string>
   </property>
   <property name="layoutDirection">
    <enum>Qt::RightToLeft</enum>
   </property>
   <property name="text">
    <string/>
   </property>
  </widget>
 </widget>
 <customwidgets>
  <customwidget>
   <class>YerithPushButton</class>
   <extends>QPushButton</extends>
   <header>src/widgets/yerith-erp-push-button.hpp</header>
   <slots>
    <slot>handleItemModification(QModelIndex)</slot>
   </slots>
  </customwidget>
  <customwidget>
   <class>YerithLineEdit</class>
   <extends>QLineEdit</extends>
   <header>src/widgets/yerith-erp-line-edit.hpp</header>
  </customwidget>
 </customwidgets>
 <tabstops>
  <tabstop>lineEdit_terme_recherche</tabstop>
  <tabstop>pushButton_annuler</tabstop>
 </tabstops>
 <resources/>
 <connections/>
</ui>
